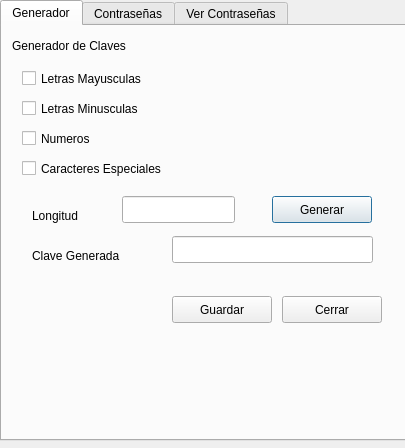
<?xml version="1.0" encoding="UTF-8"?>
<ui version="4.0">
 <class>Dialog</class>
 <widget class="QDialog" name="Dialog">
  <property name="geometry">
   <rect>
    <x>0</x>
    <y>0</y>
    <width>405</width>
    <height>448</height>
   </rect>
  </property>
  <property name="windowTitle">
   <string>Generador de Claves</string>
  </property>
  <widget class="QTabWidget" name="tab_Keys">
   <property name="geometry">
    <rect>
     <x>0</x>
     <y>0</y>
     <width>561</width>
     <height>441</height>
    </rect>
   </property>
   <property name="currentIndex">
    <number>0</number>
   </property>
   <widget class="QWidget" name="tab_Generator">
    <attribute name="title">
     <string>Generador</string>
    </attribute>
    <widget class="QCheckBox" name="chk_Mayus">
     <property name="geometry">
      <rect>
       <x>20</x>
       <y>40</y>
       <width>191</width>
       <height>25</height>
      </rect>
     </property>
     <property name="text">
      <string>Letras Mayusculas</string>
     </property>
    </widget>
    <widget class="QLabel" name="label">
     <property name="geometry">
      <rect>
       <x>10</x>
       <y>10</y>
       <width>201</width>
       <height>19</height>
      </rect>
     </property>
     <property name="text">
      <string>Generador de Claves</string>
     </property>
    </widget>
    <widget class="QCheckBox" name="chk_Minus">
     <property name="geometry">
      <rect>
       <x>20</x>
       <y>70</y>
       <width>191</width>
       <height>25</height>
      </rect>
     </property>
     <property name="text">
      <string>Letras Minusculas</string>
     </property>
    </widget>
    <widget class="QCheckBox" name="chk_Num">
     <property name="geometry">
      <rect>
       <x>20</x>
       <y>100</y>
       <width>191</width>
       <height>25</height>
      </rect>
     </property>
     <property name="text">
      <string>Numeros</string>
     </property>
    </widget>
    <widget class="QLabel" name="label_2">
     <property name="geometry">
      <rect>
       <x>30</x>
       <y>180</y>
       <width>91</width>
       <height>19</height>
      </rect>
     </property>
     <property name="text">
      <string>Longitud</string>
     </property>
    </widget>
    <widget class="QLineEdit" name="txt_long">
     <property name="geometry">
      <rect>
       <x>120</x>
       <y>170</y>
       <width>113</width>
       <height>27</height>
      </rect>
     </property>
    </widget>
    <widget class="QLineEdit" name="txt_key">
     <property name="geometry">
      <rect>
       <x>170</x>
       <y>210</y>
       <width>201</width>
       <height>27</height>
      </rect>
     </property>
    </widget>
    <widget class="QPushButton" name="btn_Start">
     <property name="geometry">
      <rect>
       <x>270</x>
       <y>170</y>
       <width>100</width>
       <height>27</height>
      </rect>
     </property>
     <property name="text">
      <string>Generar</string>
     </property>
    </widget>
    <widget class="QLabel" name="label_4">
     <property name="geometry">
      <rect>
       <x>30</x>
       <y>220</y>
       <width>141</width>
       <height>19</height>
      </rect>
     </property>
     <property name="text">
      <string>Clave Generada</string>
     </property>
    </widget>
    <widget class="QPushButton" name="btn_Save">
     <property name="geometry">
      <rect>
       <x>170</x>
       <y>270</y>
       <width>100</width>
       <height>27</height>
      </rect>
     </property>
     <property name="text">
      <string>Guardar</string>
     </property>
    </widget>
    <widget class="QPushButton" name="btn_close">
     <property name="geometry">
      <rect>
       <x>280</x>
       <y>270</y>
       <width>100</width>
       <height>27</height>
      </rect>
     </property>
     <property name="text">
      <string>Cerrar</string>
     </property>
    </widget>
    <widget class="QCheckBox" name="chk_Carac">
     <property name="geometry">
      <rect>
       <x>20</x>
       <y>130</y>
       <width>191</width>
       <height>25</height>
      </rect>
     </property>
     <property name="text">
      <string>Caracteres Especiales</string>
     </property>
    </widget>
    <widget class="QLabel" name="lbl_seguridad">
     <property name="geometry">
      <rect>
       <x>270</x>
       <y>240</y>
       <width>101</width>
       <height>21</height>
      </rect>
     </property>
     <property name="text">
      <string>&lt;html&gt;&lt;head/&gt;&lt;body&gt;&lt;p&gt;&lt;br/&gt;&lt;/p&gt;&lt;/body&gt;&lt;/html&gt;</string>
     </property>
    </widget>
   </widget>
   <widget class="QWidget" name="tab_Keys">
    <attribute name="title">
     <string>Contraseñas</string>
    </attribute>
    <widget class="QLabel" name="label_3">
     <property name="geometry">
      <rect>
       <x>30</x>
       <y>50</y>
       <width>76</width>
       <height>19</height>
      </rect>
     </property>
     <property name="text">
      <string>Usuario</string>
     </property>
    </widget>
    <widget class="QLabel" name="label_5">
     <property name="geometry">
      <rect>
       <x>30</x>
       <y>80</y>
       <width>101</width>
       <height>19</height>
      </rect>
     </property>
     <property name="text">
      <string>Contraseña</string>
     </property>
    </widget>
    <widget class="QLabel" name="label_6">
     <property name="geometry">
      <rect>
       <x>30</x>
       <y>110</y>
       <width>151</width>
       <height>19</height>
      </rect>
     </property>
     <property name="text">
      <string>URL o Plataforma</string>
     </property>
    </widget>
    <widget class="QLabel" name="label_7">
     <property name="geometry">
      <rect>
       <x>30</x>
       <y>140</y>
       <width>151</width>
       <height>19</height>
      </rect>
     </property>
     <property name="text">
      <string>Comentarios</string>
     </property>
    </widget>
    <widget class="QLabel" name="label_8">
     <property name="geometry">
      <rect>
       <x>30</x>
       <y>10</y>
       <width>111</width>
       <height>19</height>
      </rect>
     </property>
     <property name="text">
      <string>Contraseñas</string>
     </property>
    </widget>
    <widget class="QLineEdit" name="lineEdit">
     <property name="geometry">
      <rect>
       <x>180</x>
       <y>50</y>
       <width>201</width>
       <height>27</height>
      </rect>
     </property>
    </widget>
    <widget class="QLineEdit" name="lineEdit_2">
     <property name="geometry">
      <rect>
       <x>180</x>
       <y>80</y>
       <width>201</width>
       <height>27</height>
      </rect>
     </property>
    </widget>
    <widget class="QLineEdit" name="lineEdit_3">
     <property name="geometry">
      <rect>
       <x>180</x>
       <y>110</y>
       <width>201</width>
       <height>27</height>
      </rect>
     </property>
    </widget>
    <widget class="QTextEdit" name="textEdit">
     <property name="geometry">
      <rect>
       <x>180</x>
       <y>139</y>
       <width>201</width>
       <height>171</height>
      </rect>
     </property>
    </widget>
    <widget class="QPushButton" name="pushButton">
     <property name="geometry">
      <rect>
       <x>280</x>
       <y>320</y>
       <width>100</width>
       <height>27</height>
      </rect>
     </property>
     <property name="text">
      <string>Guardar</string>
     </property>
    </widget>
   </widget>
   <widget class="QWidget" name="tab">
    <attribute name="title">
     <string>Ver Contraseñas</string>
    </attribute>
    <widget class="QLabel" name="label_9">
     <property name="geometry">
      <rect>
       <x>20</x>
       <y>20</y>
       <width>201</width>
       <height>19</height>
      </rect>
     </property>
     <property name="text">
      <string>Contraseñas Guardadas</string>
     </property>
    </widget>
    <widget class="QLabel" name="label_11">
     <property name="geometry">
      <rect>
       <x>40</x>
       <y>120</y>
       <width>151</width>
       <height>19</height>
      </rect>
     </property>
     <property name="text">
      <string>URL o Plataforma</string>
     </property>
    </widget>
    <widget class="QLabel" name="label_12">
     <property name="geometry">
      <rect>
       <x>40</x>
       <y>150</y>
       <width>151</width>
       <height>19</height>
      </rect>
     </property>
     <property name="text">
      <string>Comentarios</string>
     </property>
    </widget>
    <widget class="QLabel" name="label_13">
     <property name="geometry">
      <rect>
       <x>40</x>
       <y>90</y>
       <width>101</width>
       <height>19</height>
      </rect>
     </property>
     <property name="text">
      <string>Contraseña</string>
     </property>
    </widget>
    <widget class="QLabel" name="label_14">
     <property name="geometry">
      <rect>
       <x>40</x>
       <y>60</y>
       <width>76</width>
       <height>19</height>
      </rect>
     </property>
     <property name="text">
      <string>Usuario</string>
     </property>
    </widget>
    <widget class="QLabel" name="lbl_url">
     <property name="geometry">
      <rect>
       <x>200</x>
       <y>120</y>
       <width>151</width>
       <height>19</height>
      </rect>
     </property>
     <property name="text">
      <string/>
     </property>
    </widget>
    <widget class="QLabel" name="lbl_pwd">
     <property name="geometry">
      <rect>
       <x>200</x>
       <y>90</y>
       <width>101</width>
       <height>19</height>
      </rect>
     </property>
     <property name="text">
      <string/>
     </property>
    </widget>
    <widget class="QLabel" name="lbl_comm">
     <property name="geometry">
      <rect>
       <x>200</x>
       <y>150</y>
       <width>151</width>
       <height>191</height>
      </rect>
     </property>
     <property name="text">
      <string/>
     </property>
    </widget>
    <widget class="QLabel" name="lbl_user">
     <property name="geometry">
      <rect>
       <x>200</x>
       <y>60</y>
       <width>76</width>
       <height>19</height>
      </rect>
     </property>
     <property name="text">
      <string/>
     </property>
    </widget>
    <widget class="QPushButton" name="btn_exportar">
     <property name="geometry">
      <rect>
       <x>290</x>
       <y>360</y>
       <width>100</width>
       <height>27</height>
      </rect>
     </property>
     <property name="text">
      <string>Exportar</string>
     </property>
    </widget>
    <widget class="QPushButton" name="btn_sig">
     <property name="geometry">
      <rect>
       <x>160</x>
       <y>360</y>
       <width>100</width>
       <height>27</height>
      </rect>
     </property>
     <property name="text">
      <string>Siguiente</string>
     </property>
    </widget>
    <widget class="QPushButton" name="btn_ant">
     <property name="geometry">
      <rect>
       <x>50</x>
       <y>360</y>
       <width>100</width>
       <height>27</height>
      </rect>
     </property>
     <property name="text">
      <string>Anterior</string>
     </property>
    </widget>
   </widget>
  </widget>
 </widget>
 <resources/>
 <connections/>
</ui>
